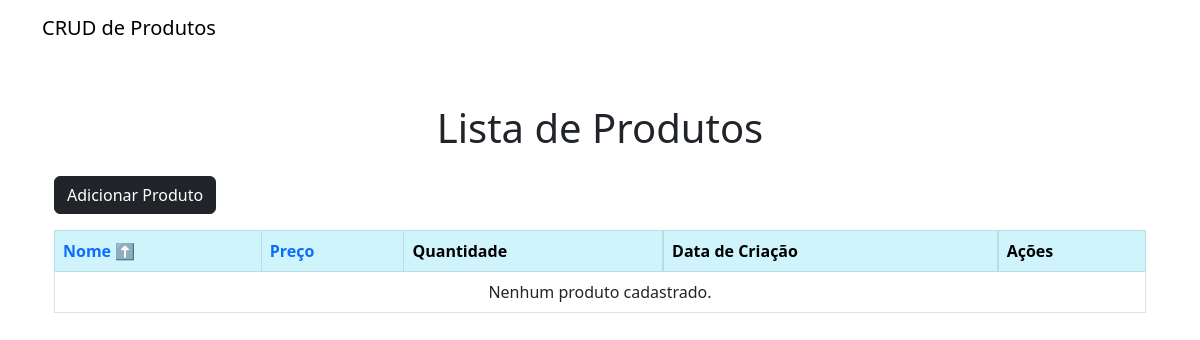
/produto/, run on an earlier commit of the app's database.
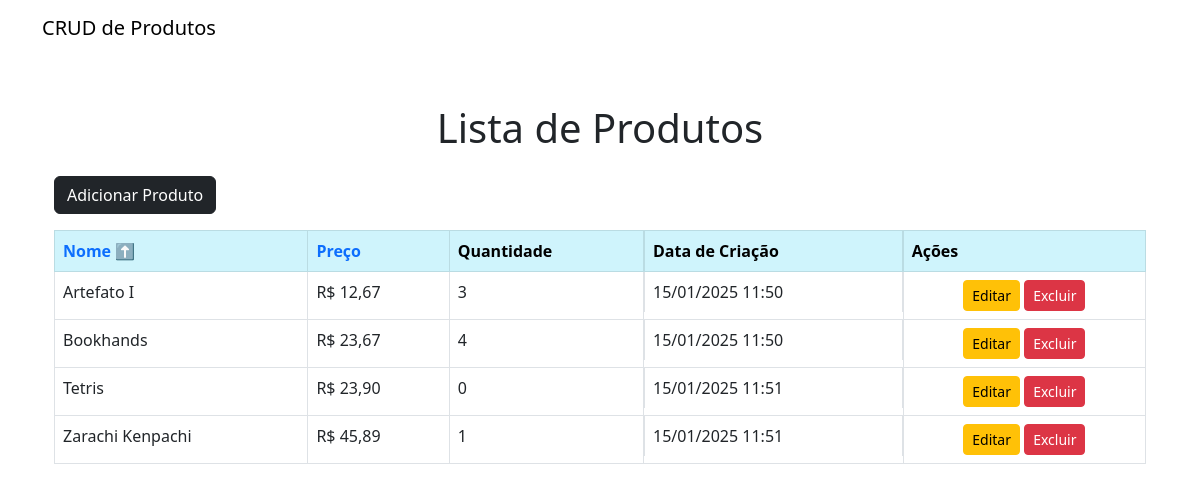
And on a later commit of the database.
### produto/models.py (models this page shows, shortened)
class Produto(models.Model):
    nome = models.CharField(max_length=100)
    preco = models.DecimalField(max_digits=10, decimal_places=2)
    quantidade_estoque = models.PositiveIntegerField()
    data_criacao = models.DateTimeField(auto_now_add=True)

### produto/views.py (the view)
# urls.py: path('', views.lista_produtos, name='lista_produtos'),   # Exibe a lista de produtos.
def lista_produtos(request):
    ordenacao = request.GET.get('ordenacao', 'nome')  # Ordenar por 'nome' por padrão
    if ordenacao not in ['nome', '-nome', 'preco', '-preco']:
        ordenacao = 'nome'
    produtos = Produto.objects.all().order_by(ordenacao)
    ordenacao_nome = 'nome' if ordenacao != 'nome' else '-nome'
    ordenacao_preco = 'preco' if ordenacao != 'preco' else '-preco'
    return render(
        request,
        'produtos/lista_produtos.html',
        {
            'produtos': produtos,
            'ordenacao_nome': ordenacao_nome,
            'ordenacao_preco': ordenacao_preco,
            'ordenacao': ordenacao,
        },
    )

### produto/templates/produtos/lista_produtos.html (shortened to what this page needs)
{% extends 'produtos/base.html' %}
{% block content %}
<div class="container mt-5">
    <h1 class="mb-4 text-center">Lista de Produtos</h1>
    <div class="d-flex justify-content-between align-items-center mb-3">
        <a href="{% url 'produto_criar' %}" class="btn btn-dark">
             Adicionar Produto
        </a>
    </div>
    <div class="table-responsive">
        <table class="table table-hover table-bordered">
            <thead class="table-info">
                <tr>
                    <th>
                        <a href="?ordenacao={{ ordenacao_nome }}" class="text-cyan text-decoration-none">
                            Nome {% if ordenacao == 'nome' %}⬆️{% elif ordenacao == '-nome' %}<i class="fas fa-arrow-down"></i>⬇️{% endif %}
                        </a>
                    </th>
                    <th>
                        <a href="?ordenacao={{ ordenacao_preco }}" class="text-blue text-decoration-none">
                            Preço {% if ordenacao == 'preco' %}<i class="fas fa-arrow-up"></i>⬆️{% elif ordenacao == '-preco' %}<i class="fas fa-arrow-down"></i>⬇️{% endif %}
                        </a>
                    </th>
                    <th>Quantidade</th>
                    <th class="d-none d-sm-block">Data de Criação</th>
                    <th>Ações</th>
                </tr>
            </thead>
            <tbody>
                {% for produto in produtos %}
                <tr>
                    <td>{{ produto.nome }}</td>
                    <td>R$ {{ produto.preco }}</td>
                    <td>{{ produto.quantidade_estoque }}</td>
                    <td class="d-none d-sm-block">{{ produto.data_criacao|date:"d/m/Y H:i" }}</td>
                    <td class="text-center">
                        <a href="{% url 'produto_editar' produto.id %}" class="btn btn-warning btn-sm">
                             Editar
                        </a>
                        <a href="{% url 'produto_deletar' produto.id %}" class="btn btn-danger btn-sm">
                             Excluir
                        </a>
                    </td>
                </tr>
                {% empty %}
                <tr>
                    <td colspan="5" class="text-center">Nenhum produto cadastrado.</td>
                </tr>
                {% endfor %}
            </tbody>
        </table>
    </div>
</div>
{% endblock %}

### produto/templates/produtos/base.html (shortened to what this page needs)
<!DOCTYPE html>
<html lang="en">
<head>
    <link rel="stylesheet" href="https://cdn.jsdelivr.net/npm/bootstrap@5.3.0-alpha3/dist/css/bootstrap.min.css">
</head>
<body>
    <nav class="navbar navbar-expand-lg navbar-light bg-">
        <div class="container">
            <a class="navbar-brand" href="{% url 'lista_produtos' %}">CRUD de Produtos</a>
        </div>
    </nav>
    <div class="container mt-4">
        {% block content %}
        {% endblock %}
    </div>
</body>
</html>

What changed in the data, as far as the page shows it:
added Produto: nome "Artefato I", preco "12,67", quantidade_estoque "3", data_criacao "15/01/2025 11:50"
added Produto: nome "Bookhands", preco "23,67", quantidade_estoque "4", data_criacao "15/01/2025 11:50"
added Produto: nome "Tetris", preco "23,90", quantidade_estoque "0", data_criacao "15/01/2025 11:51"
added Produto: nome "Zarachi Kenpachi", preco "45,89", quantidade_estoque "1", data_criacao "15/01/2025 11:51"
Also different on the page:
text no longer shown: "Nenhum produto cadastrado."
